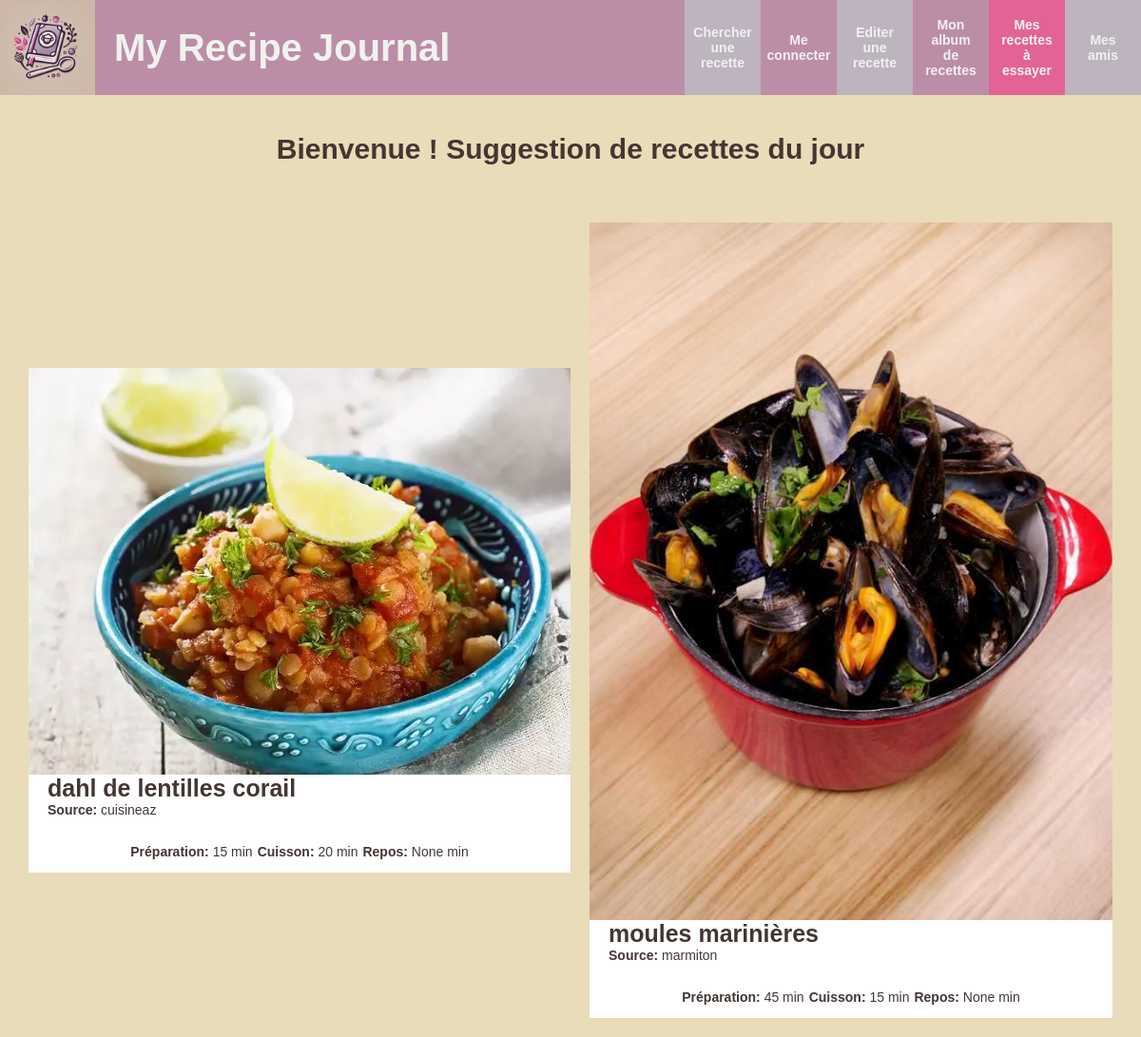
The page / on the database its author committed.
### recipe_journal/models.py (models this page shows, shortened)
class Recipe(models.Model):
    CATEGORY_CHOICES = [
        ("entrée", "entrée"),
        ("plat", "plat principal"),
        ("dessert", "dessert"),
    ]
    title = models.CharField(max_length=100)
    category = models.CharField(max_length=20, choices=CATEGORY_CHOICES)
    source = models.CharField(max_length=100, null=True, blank=True)
    url_link = models.CharField(max_length=100, null=True, blank=True)
    short_description = models.TextField(null=True, blank=True)
    content = models.TextField(null=True, blank=True)
    recipe_ingredient = models.ManyToManyField('RecipeIngredient', blank=True)
    cooking_time = models.IntegerField(null=True, blank=True)
    cooking_preparation = models.IntegerField(null=True, blank=True)
    resting_time = models.IntegerField(null=True, blank=True)
    tags = models.ManyToManyField('Tag', blank=True)
    edition_date = models.DateField(default=date.today)
    image = models.ImageField(upload_to="recipe_images/", null=True, blank=True)

### recipe_journal/views/web.py (the view)
# urls.py: path("", welcome),
def welcome(request):
    TOP_RECIPE_NB = 2
    THUMBNAIL_RECIPE_NB = 12
    logged_user = ut.get_logged_user(request)
    top_recipe_ids_list = ut.get_daily_random_sample(TOP_RECIPE_NB)
    top_recipe_list = Recipe.objects.filter(id__in=top_recipe_ids_list)
    thumbnail_recipe_ids_list = ut.get_daily_random_sample(THUMBNAIL_RECIPE_NB)
    thumbnail_recipe_list = Recipe.objects.filter(id__in=thumbnail_recipe_ids_list)
    context = {
        "logged_user": logged_user,
        "top_recipe_list": top_recipe_list,
        "thumbnail_recipe_list": thumbnail_recipe_list,
        "MEDIA_URL": settings.MEDIA_URL,
    }
    return render(request, "welcome.html", context)

### recipe_journal/utils/utils.py (called while the page is built)
def get_logged_user(request):
    if "logged_user_id" in request.session:
        logged_user_id = request.session["logged_user_id"]
        return Member.objects.get(id=logged_user_id)
    else:
        return None

def get_daily_random_sample(num_samples):
    current_timestamp = int(time.time())
    seconds_in_a_day = 24 * 3600
    daily_timestamp = current_timestamp // seconds_in_a_day
    rd.seed(daily_timestamp)
    recipe_ids_list = list(Recipe.objects.values_list('id', flat=True))
    if len(recipe_ids_list) >= num_samples:
        random_ids = rd.sample(recipe_ids_list, min(num_samples, len(recipe_ids_list)))
        return random_ids
    else:
        return []

### templates/welcome.html (shortened to what this page needs)
{% extends "base.html" %}
{% load static %}
{% block head %}
<link rel="stylesheet" type="text/css" href="{% static 'css/style_welcome.css' %}" />
<link rel="stylesheet" type="text/css" href="{% static 'css/style_base.css' %}" />
{% endblock %}
{% block bodyId %}homePage{% endblock %}
{% block content %}
<div class="section-title">
    <h1>Bienvenue {{ logged_user.username }}! Suggestion de recettes du jour</h1>
</div>
<div class="top-recipes">
    {% for recipe in top_recipe_list %}
    <div class="recipe-content">
        <div class="img-placeholder"><img class="recipe-img" src="{{ MEDIA_URL }}{{ recipe.image }}" alt="{{ recipe.title }}"></div>
        <div class="recipe-description">
            <h2><a href="show-recipe?recipeId={{ recipe.id }}">{{ recipe.title }}</a></h2>
            <p id="source"><strong>Source:</strong> {{ recipe.source }}</p>
            <div class="recipe-metrix">
                <p><strong>Préparation:</strong> {{ recipe.cooking_preparation }} min</p>
                <p><strong>Cuisson:</strong> {{ recipe.cooking_time }} min</p>
                <p><strong>Repos:</strong> {{ recipe.resting_time }} min</p>
            </div>
        </div>
    </div>
    {% endfor %}
</div>
{% endblock %}

### static/css/style_base.css (style rules this page uses)
:root { --couleur-primaire: #BC8DA7; --couleur-secondaire: #BDB4BF; --couleur-tertiaire: #D9D9D9; --couleur-texte-secondaire: #EFF2EF; --couleur-texte-principale: #433633; --couleur-accent: #E36397; --couleur-fond: #E8DCB9; }
body { display: flex; flex-direction: column; justify-content: flex-start; align-items: center; color: var(--couleur-texte-principale); width: 100%; min-height: 100vh; margin: 0px; font-family: 'Arial', sans-serif; font-size: 14px; background-color: var(--couleur-fond); }
main h1 { font-size: 30px; }
main h2 { font-size: 25px; }
h2 a, h3 a { text-decoration: none; color: inherit; font-size: inherit; font-weight: inherit; }
.section-title { text-align: center; margin: 20px 0px 40px 0px; }

### static/css/style_welcome.css (style rules this page uses)
.top-recipes { display: flex; align-items: center; justify-content: center; width: 95%; box-sizing: border-box; gap:20px; padding-bottom: 20px; }
.recipe-content { max-width: 50%; background: #FFFFFF; }
.img-placeholder { display: flex; align-items: center; justify-content: center; width: 100%; min-height: 100px; background-color: var(--couleur-tertiaire); }
.recipe-img { width: 100%; height: auto; }
.recipe-description h2, .recipe-description h3 { margin-top: 0px; margin-bottom: 0px; padding-left: 20px; }
.recipe-metrix { display: flex; flex-direction: row; align-items: center; justify-content: center; box-sizing: border-box; padding: 0 5px; gap: 5px; }
p#source { margin-top: 0px; padding-left: 20px; }

### rows shown on the page
Recipe: image (picture), title "dahl de lentilles corail", source "cuisineaz", cooking_preparation "15", cooking_time "20", resting_time "None"
Recipe: image (picture), title "moules marinières", source "marmiton", cooking_preparation "45", cooking_time "15", resting_time "None"
